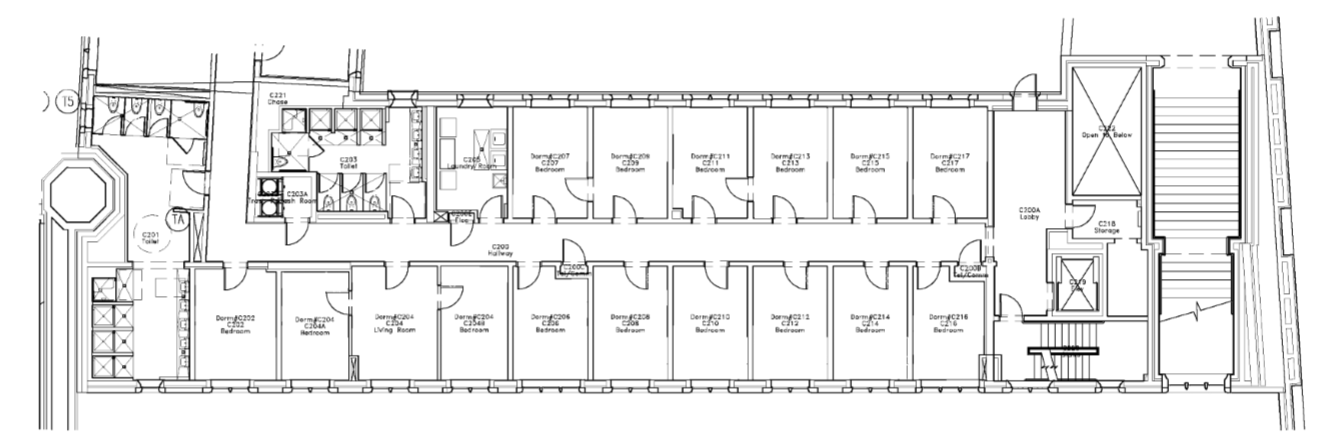
#> input picture Images/Wendell_C.png, 1328 x 443 px, found by its file name
$ python detect_circle.py
#> lines starting #> are read from the running program, lines starting #| are printed output that depends on the picture
from __future__ import print_function

import sys
import cv2 as cv
import numpy as np

def main(argv):

    default_file =  "Images\Wendell_C.png"
    filename = argv[0] if len(argv) > 0 else default_file
    # Loads an image
    src = cv.imread(filename, cv.IMREAD_COLOR)
#> src is the input picture: shape (443, 1328, 3); min 0, max 255, mean 237.4
    # Check if image is loaded fine
    if src is None:
        print('Error opening image!')
        print('Usage: hough_circle.py [image_name -- default ' + default_file + '] \n')
        return -1


    gray = cv.cvtColor(src, cv.COLOR_BGR2GRAY)


    gray = cv.medianBlur(gray, 5)
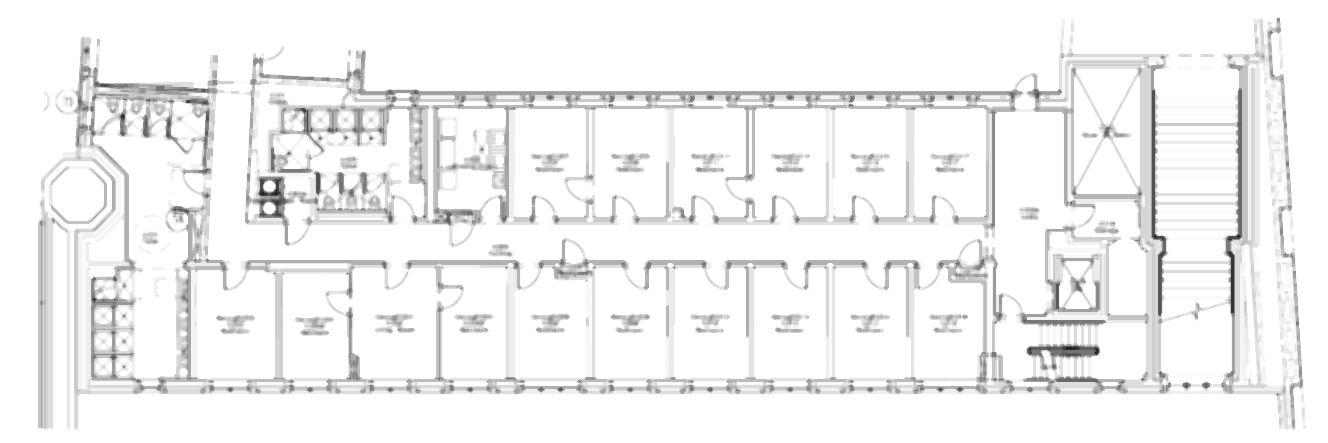
#> gray: shape (443, 1328); min 12, max 255, mean 242.1


    rows = gray.shape[0]
#> rows = 443
    circles = cv.HoughCircles(gray, cv.cv.CV_HOUGH_GRADIENT, 1, rows / 8,
                               param1=100, param2=30,
                               minRadius=1, maxRadius=25)
#> circles = None


    if circles is not None:
        circles = np.uint16(np.around(circles))
        for i in circles[0, :]:
            center = (i[0], i[1])
            # circle center
            cv.circle(src, center, 1, (0, 100, 100), 3)
            # circle outline
            radius = i[2]
            cv.circle(src, center, radius, (255, 0, 255), 3)


    cv.imshow("detected circles", src)
    cv.waitKey(0)

    return 0
if __name__ == "__main__":
    main(sys.argv[1:])
